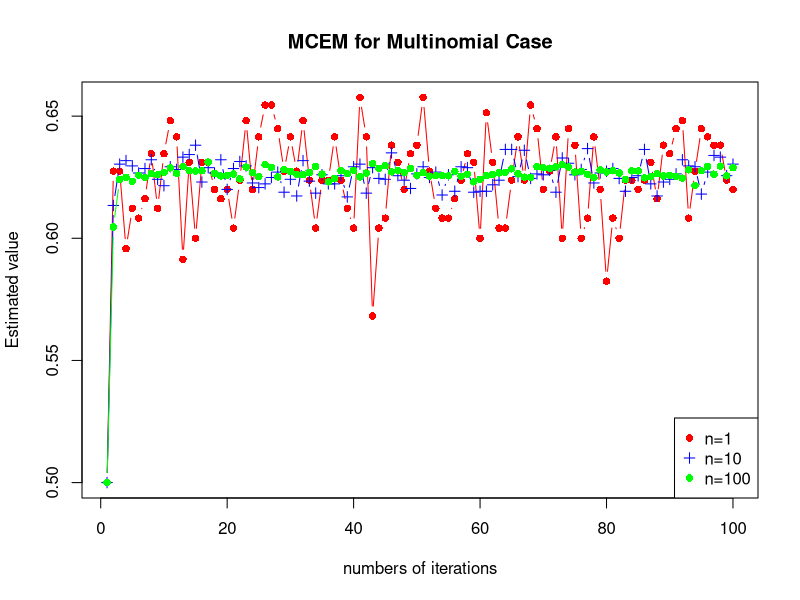
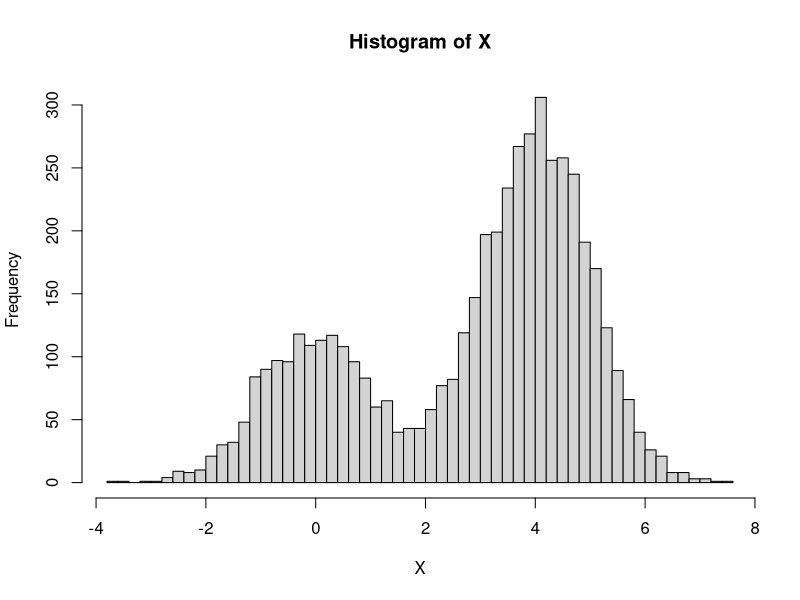
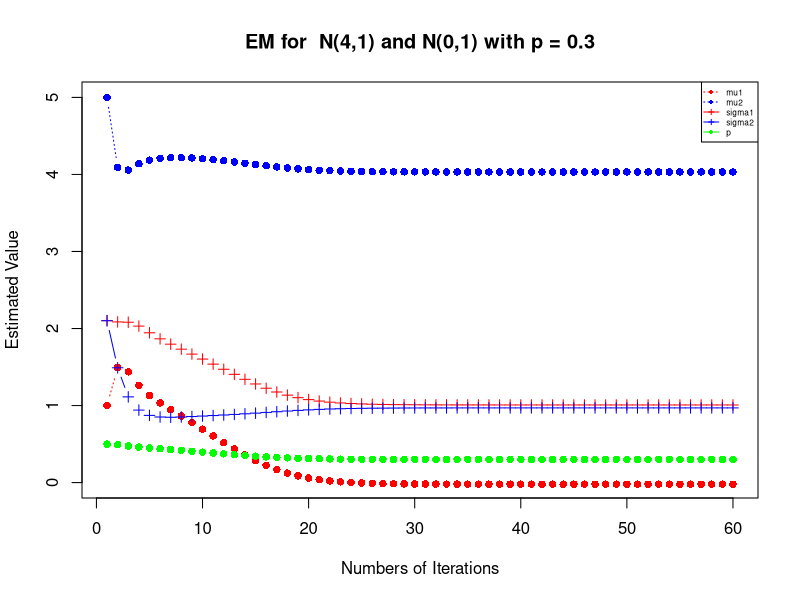

Recreate these plots in R, in order.
##################################################################################
#Newton-Rapson
firstderiv=function(theta){(125/4)/(0.5+0.25*theta)-38/(1-theta)+34/theta}
secondderiv = function(theta){-125/(2+theta)^2-38/(1-theta)^2-34/theta^2}

newtonway = function(){
	options(digits=16)
	iteration = numeric(10)
	pi0 = 0.5
	i = 1
	iteration[1] = 0.5
	while (i<=10){
		iteration[i+1] = pi0-firstderiv(pi0)/secondderiv(pi0)
		pi0 = iteration[i+1]
		i = i +1
	}
	return(iteration)	 
}
##################################################################################

#EM 

#y1=125, y2=18,y3=20,y4=34
emmulti = function(tol=1e-8){
	iteration1 = numeric(100)
	iteration10 = numeric(100)
	iteration100 = numeric(100)
	theta1 = 0.5
	theta10 = 0.5
	theta100 = 0.5
	iteration1[1] = theta1;iteration10[1] = theta10;iteration100[1] = theta100
	i=1
	while(i<=100){
		#x1 = 125*((theta0/4)/(0.5+theta0/4))  #e-step
		
		x1_1 = rbinom(1,125,(theta1/4)/(0.5+theta1/4))
		x1_10 = mean(rbinom(10,125,(theta10/4)/(0.5+theta10/4)))
		x1_100  =mean(rbinom(100,125,(theta100/4)/(0.5+theta100/4)))
		
		theta1 = (x1_1+34)/(x1_1+34+38) #m-step
		theta10 = (x1_10+34)/(x1_10+34+38)
		theta100 = (x1_100+34)/(x1_100+34+38)
		
		iteration1[i+1] = theta1
		iteration10[i+1] = theta10
		iteration100[i+1] = theta100

		i=i+1
	}	
	return(list('iteration1'=iteration1,'iteration10'=iteration10,'iteration100'=iteration100))
}
process1  = emmulti()
#plot the graph for simulation
plot(1:100,process1$iteration1[1:100],type='b',pch=16,col='red',xlab='numbers of iterations',ylab='Estimated value',main='MCEM for Multinomial Case')
points(1:100,process1$iteration10[1:100],type='b',pch=3,col='blue')
points(1:100,process1$iteration100[1:100],type='b',pch=16,col='green')
legend('bottomright',legend=c('n=1','n=10','n=100'),col=c('red','blue','green'),pch=c(16,3,16))






#EM+GMM

### two component EM 
### pN(0,1)+(1-p)N(4,1)
EM_TwoMixtureNormal = function(p, mu1, mu2, sd1, sd2, X, maxiter=1000, tol=1e-10){
diff=1
iter=1
mu11 = numeric(100)
mu22 = numeric(100)
sigma11 = numeric(100)
sigma22 = numeric(100)
ppp = numeric(100)
mu11[1] = mu1
mu22[1] = mu2
sigma11[1] = sd1
sigma22[1] = sd2
ppp[1] = p
while (diff>tol & iter<maxiter) {
    ## E-step: compute omega:
    	d1=dnorm(X, mean=mu1, sd=sd1)
    	d2=dnorm(X, mean=mu2, sd=sd2)
    	omega=d1*p/(d1*p+d2*(1-p))  
    	#responsibility
    	# compute density in two groups
## M-step: update p, mu and sd
	p.new=mean(omega)
	mu1.new=sum(X*omega) / sum(omega)
	mu2.new=sum(X*(1-omega)) / sum(1-omega)
	resid1=X-mu1
	resid2=X-mu2
	sd1.new=sqrt(sum(resid1^2*omega) / sum(omega))
	sd2.new=sqrt(sum(resid2^2*(1-omega)) / sum(1-omega))
	## calculate diff to check convergence
	diff=sqrt(sum((mu1.new-mu1)^2+(mu2.new-mu2)^2+(sd1.new-sd1)^2+(sd2.new-sd2)^2))
	p=p.new;
	mu1=mu1.new;
	mu2=mu2.new;
	sd1=sd1.new;
	sd2=sd2.new;
	iter=iter+1
	mu11[iter] = mu1
	mu22[iter] = mu2
	sigma11[iter] = sd1
	sigma22[iter] = sd2
	ppp[iter] = p
	;
	cat("Iter", iter, ": mu1=", mu1.new, ", mu2=",mu2.new, ", sd1=", sd1.new,", sd2=",sd2.new, ", p=", p.new, ", diff=", diff, "\n")
	}
	return(list(mu11 = mu11,mu22=mu22,sigma11=sigma11,sigma22=sigma22,probility=ppp))
}

## simulation
p0=0.3;
n=5000;
X1=rnorm(n*p0);             # n*p0 indiviudals from N(0,1)
X2=rnorm(n*(1-p0), mean=4)  # n*(1-p0) individuals from N(4,1)
X=c(X1,X2)                  # observed data
hist(X, 50) 
## initial values for EM
p=0.5
mu1=1
mu2=5
sd1=sd2=sd(X)
c(p, mu1, mu2, sd1, sd2)
#0.5000000 -0.3903964  5.0651073  2.0738555  2.0738555
EM_TwoMixtureNormal(p, mu1, mu2, sd1, sd2, X)
#plot the simulation results
process1 = EM_TwoMixtureNormal(p, mu1, mu2, sd1, sd2, X)
plot(1:60,process1$mu11[1:60],type='b',lty=3,pch=16,col='red',ylim=c(0,5),xlab='Numbers of Iterations',ylab='Estimated Value',main='EM for  N(4,1) and N(0,1) with p = 0.3')
points(1:60,process1$mu22[1:60],type='b',lty=3,pch=16,col='blue')
points(1:60,process1$sigma11[1:60],type='b',lty=1,pch=3,col='red')
points(1:60,process1$sigma22[1:60],type='b',lty=1,pch=3,col='blue')
points(1:60,process1$probility[1:60],type='b',lty=5,pch=16,col='green')

legend('topright', legend=c('mu1','mu2','sigma1','sigma2','p'),col=c('red','blue','red','blue','green'),lty=c(3,3,1,1,5),pch=c(16,16,3,3,16),cex=0.5)







